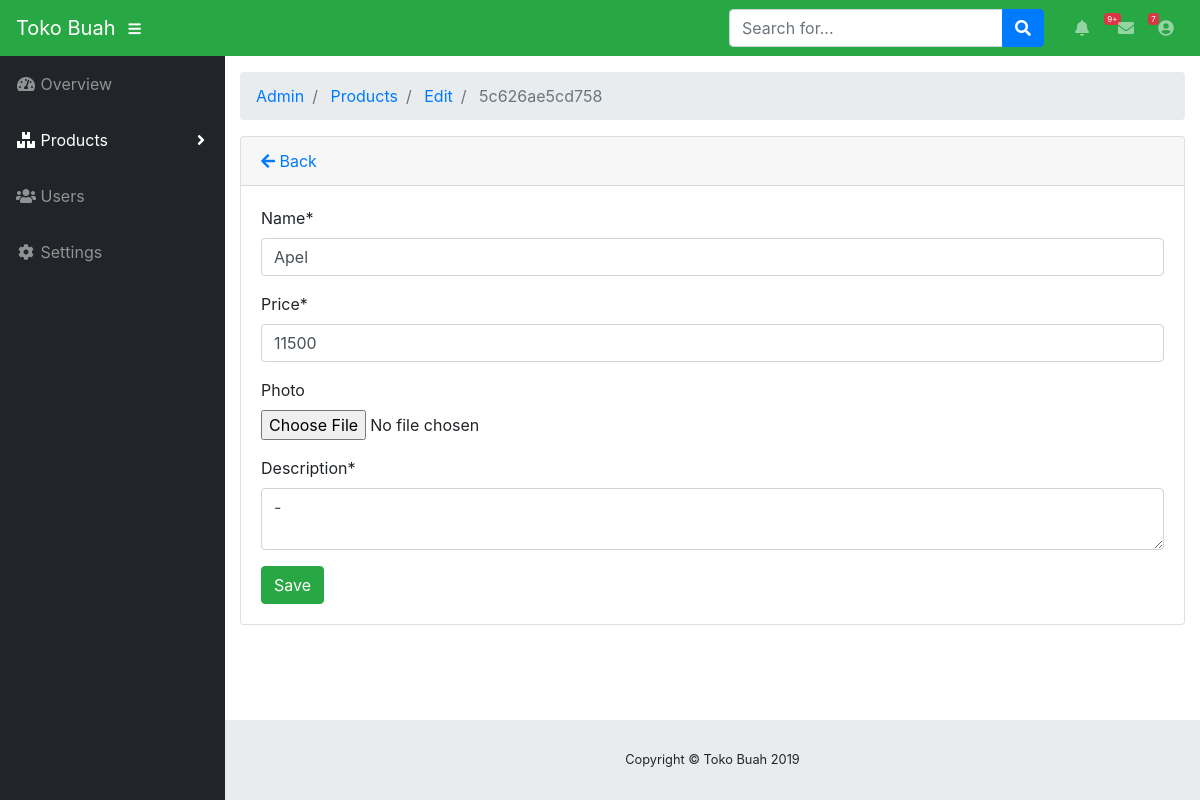
Page /index.php/admin/products/edit/5c626ae5cd758 on the committed database.
### tables this page shows
CREATE TABLE `t01_products` (
  `product_id` varchar(64) NOT NULL,
  `name` varchar(255) NOT NULL,
  `price` int(11) NOT NULL,
  `image` varchar(255) NOT NULL DEFAULT 'default.jpg',
  `description` text NOT NULL
);

### application/controllers/admin/Products.php (called while the page is built, shortened)
<?php defined("BASEPATH") or exit("No direct script access allowed");
class Products extends CI_Controller {
	public function __construct() {
		$this->load->model("product_model");
		$this->load->library("form_validation");
	}
	public function edit($id = null) {
		$product = $this->product_model;
		$data["product"] = $product->getById($id);
		$this->load->view("admin/product/edit_form", $data);
	}
}

### index.php (called while the page is built, shortened)
<?php
require_once BASEPATH.'core/CodeIgniter.php';

### application/models/Product_model.php (called while the page is built, shortened)
<?php defined("BASEPATH") or exit("No direct script access allowed");
class Product_model extends CI_Model {
	private $_table = "t01_products";
	public function getById($id) {
		return $this->db->get_where($this->_table, ["product_id" => $id])->row();
	}
}

### application/views/admin/product/edit_form.php (the view, shortened to what this page needs)
<!DOCTYPE html>
<html lang="en">
<head>
</head>
<body id="page-top">
	<div id="wrapper">
		<div id="content-wrapper">
			<div class="container-fluid">
				<div class="card mb-3">
					<div class="card-header">
						<a href="<?php echo site_url('admin/products/') ?>"><i class="fas fa-arrow-left"></i> Back</a>
					</div>
					<div class="card-body">
						<form action="<?php base_url('admin/products/edit') ?>" method="post" enctype="multipart/form-data">
							<div class="form-group">
								<label for="name">Name*</label>
								<input class="form-control <?php echo form_error('name') ? 'is-invalid' : '' ?>"
									type="text" name="name" placeholder="Product name" value="<?php echo $product->name ?>" />
							</div>
							<div class="form-group">
								<label for="price">Price*</label>
								<input class="form-control <?php echo form_error('price') ? 'is-invalid' : '' ?>"
									type="number" name="price" min="0" placeholder="Product price" value="<?php echo $product->price ?>" />
							</div>
							<div class="form-group">
								<label for="image">Photo</label>
								<input class="form-control-file <?php echo form_error('image') ? 'is-invalid' : '' ?>"
									type="file" name="image" />
							</div>
							<div class="form-group">
								<label for="description">Description*</label>
								<textarea class="form-control <?php echo form_error('descriptioin') ? 'is-invalid' : '' ?>"
									name="description" placeholder="Product description..."><?php echo $product->description ?></textarea>
							</div>
							<input class="btn btn-success" type="submit" name="btn" value="Save" />
						</form>
					</div>
				</div>
			</div>
		</div>
	</div>
</body>
</html>

### rows in the picture
t01_products: name "Apel", price "11500", description "-"

### other values in the picture
SITE_NAME "Toko Buah"
$segment "Admin"
$segment "Products"
$segment "Edit"
$segment "5c626ae5cd758"
